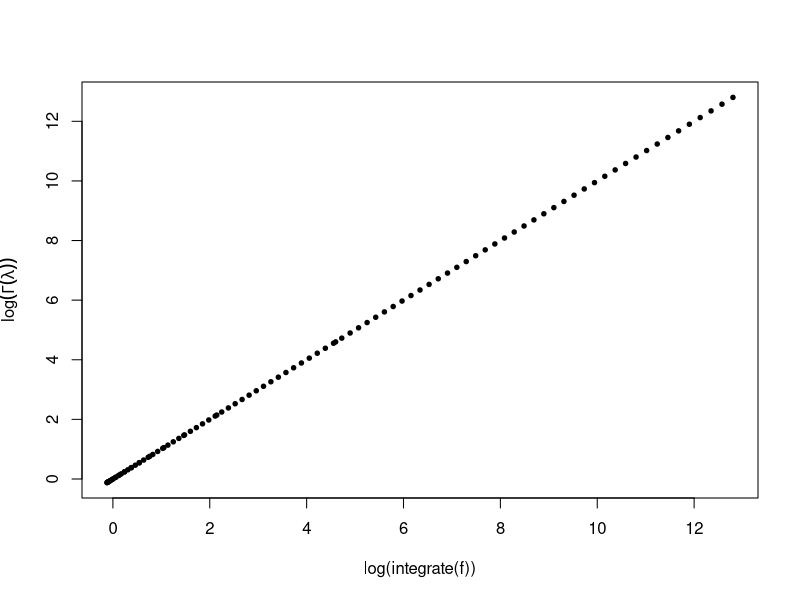
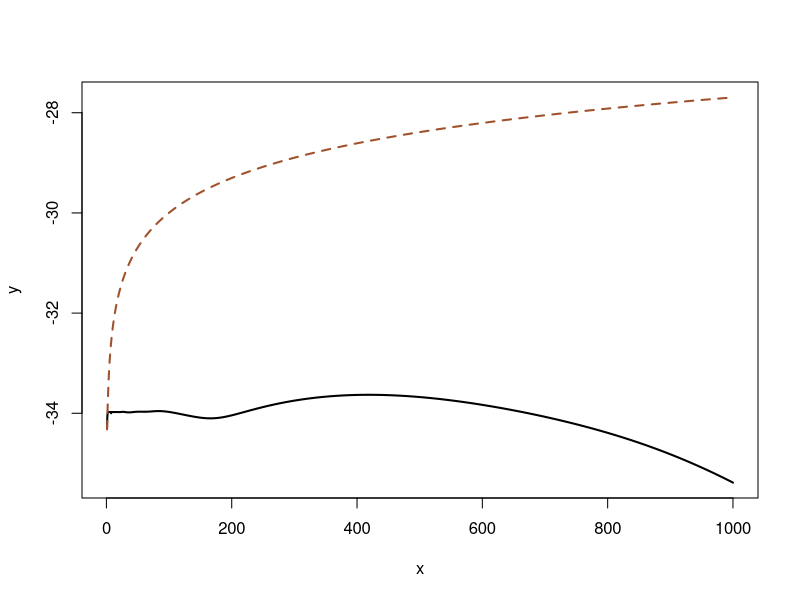
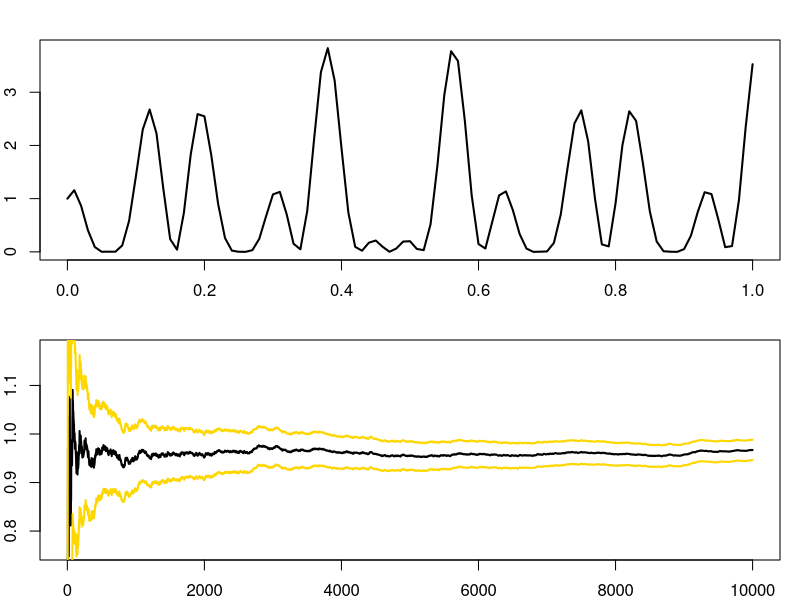
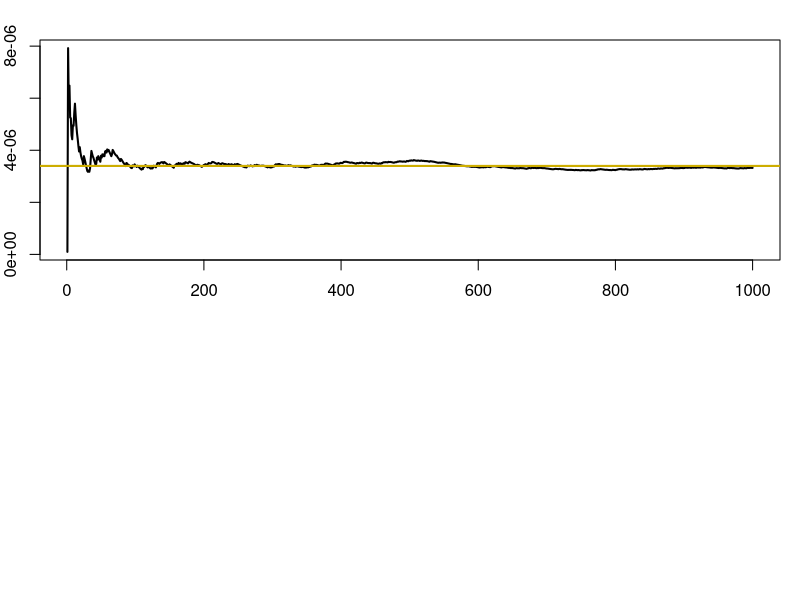
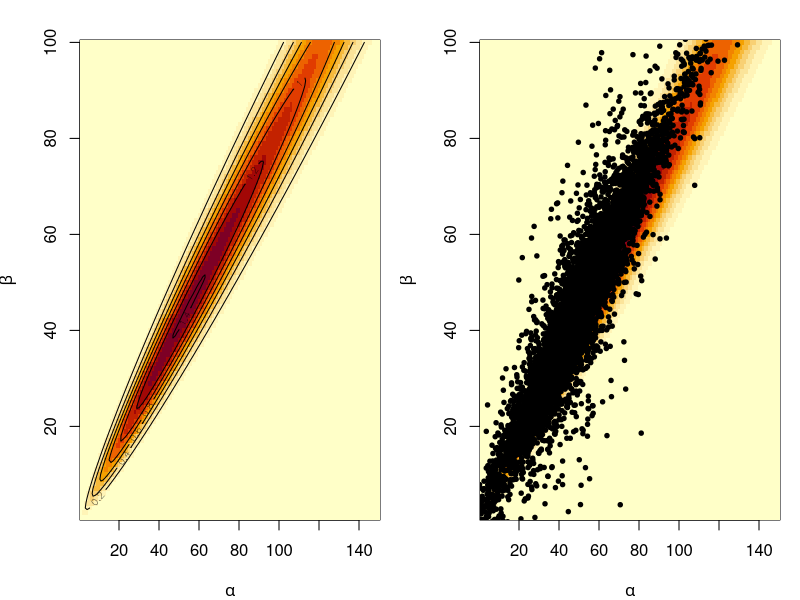
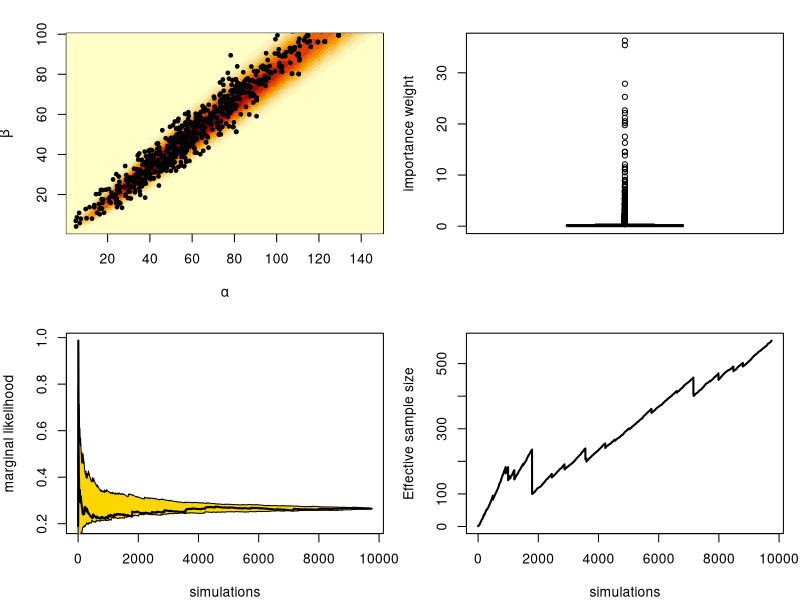
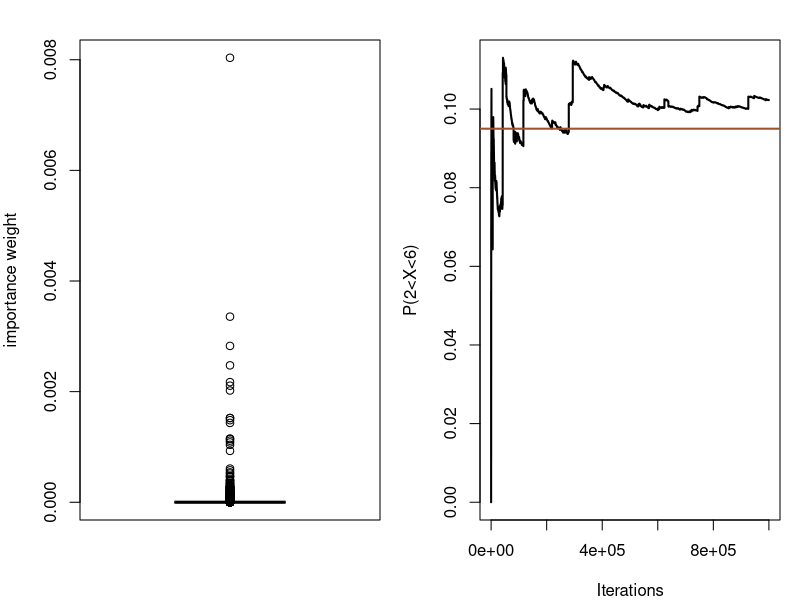
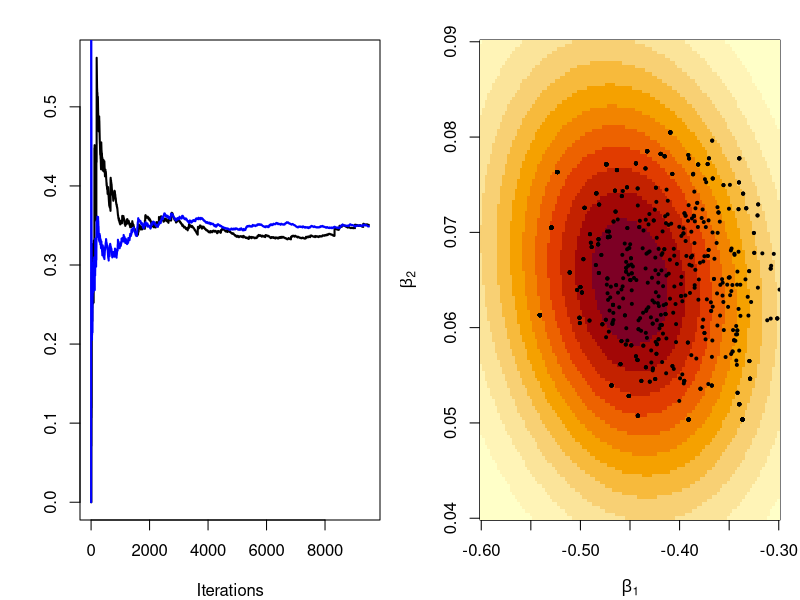

Recreate these plots in R, in order.
## ---- chunk 1
# Section 3.1, Introduction

ch=function(la){ 
  integrate(function(x){x^(la-1)*exp(-x)},0,Inf)$val
  }
plot(lgamma(seq(.01,10,le=100)),
     log(apply(as.matrix(seq(.01,10,le=100)),1,ch)),
     xlab="log(integrate(f))",
     ylab=expression(log(Gamma(lambda))),
     pch=19,cex=.6)
## ---- chunk 2
#dev.off()

cac=rcauchy(10)+350
lik=function(the){u=dcauchy(cac[1]-the);for (i in 2:10)
 u=u*dcauchy(cac[i]-the);return(u)}

print(integrate(lik,-Inf,Inf))
print(integrate(lik,200,400))

library(MASS)
cac=rcauchy(10)
nin=function(a){integrate(lik,-a,a)$val}
nan=function(a){area(lik,-a,a)}
x=seq(1,10^3,le=10^4)
y=log(apply(as.matrix(x),1,nin))
z=log(apply(as.matrix(x),1,nan))
plot(x,y,type="l",ylim=range(cbind(y,z)),lwd=2)
lines(x,z,lty=2,col="sienna",lwd=2)


#dev.off()
## ---- chunk 3
# Section 3.2, Monte Carlo integration

h=function(x){(cos(50*x)+sin(20*x))^2}
par(mar=c(2,2,2,1),mfrow=c(2,1))
curve(h,xlab="Function",ylab="",lwd=2)
print(integrate(h,0,1))

x=h(runif(10^4))
estint=cumsum(x)/(1:10^4)
esterr=sqrt(cumsum((x-estint)^2))/(1:10^4)
plot(estint, 
     xlab="Mean and error range",type="l",
     lwd=2,
     ylim=mean(x)+20*c(-esterr[10^4],esterr[10^4]),
     ylab="")
lines(estint+2*esterr,col="gold",lwd=2)
lines(estint-2*esterr,col="gold",lwd=2)
## ---- chunk 4
#dev.off()
x=rnorm(10^7) #whole sample
bound=qnorm(c(.5,.75,.8,.9,.95,.99,.999,.9999))
res=matrix(0,ncol=8,nrow=8)
for (i in 1:8) #lengthy loop!!
for (j in 1:8)
   res[i,j]=mean(x[1:10^(i-1)]<bound[j])
print(matrix(as.numeric(format(res,digi=4)),ncol=8))
## ---- chunk 5
# Section 3.3, Importance sampling

m=10^3
y=rexp(m)+4.5
weit=dnorm(y)/dexp(y-4.5)
plot(cumsum(weit)/1:m,type="l",xlab="Iterations",ylab="",lwd=2)
abline(a=pnorm(-4.5),b=0,col="gold3",lwd=2)


#dev.off()
## ---- chunk 6
# Section 3.3, Importance sampling, Example 3.6

f=function(a,b){
    exp(2*(lgamma(a+b)-lgamma(a)-lgamma(b))+a*log(.3)+b*log(.2))
    }
aa=1:150
bb=1:100
post=matrix(0,ncol=100,nrow=150)
for (i in 1:150)
  for (j in 1:100)
    post[i,j]=f(aa[i],bb[j])

#X11(h=3.5);
par(mfrow=c(1,2),mar=c(4,4,2,1))
image(aa,bb,post,xlab=expression(alpha),ylab=expression(beta))
contour(aa,bb,post,add=T)

x=matrix(rt(2*10^4,3),ncol=2)       #T sample
E=matrix(c(220,190,190,180),ncol=2) #Scale matrix
image(aa,bb,post,xlab=expression(alpha),ylab=expression(beta))
y=t(t(chol(E))%*%t(x)+c(50,45))
points(y,cex=.6,pch=19)

ine=apply(y,1,min);y=y[ine>0,];x=x[ine>0,]
normx=sqrt(x[,1]^2+x[,2]^2)
f=function(a) exp(2*(lgamma(sum(a))-sum(lgamma(a)))+ a[1]*log(.3)+a[2]*log(.2))
h=function(a) exp(1*(lgamma(sum(a))-sum(lgamma(a)))+ a[1]*log(.5)+a[2]*log(.5))
den=apply(as.matrix(normx),1,dt,3)
mean(apply(y,1,f)/den)/mean(apply(y,1,h)/den)
mean(y[,1]*apply(y,1,f)/den)/mean(apply(y,1,h)/den)
mean(y[,2]*apply(y,1,f)/den)/mean(apply(y,1,h)/den)

#S=readline(prompt="Type  <Return>   to continue (warning, lengthy step!): ")
#dev.off()
## ---- chunk 7
# Section 3.3.2, Sampling importance resampling (Example 3.6 continued)

par(mfrow=c(2,2),mar=c(4,4,2,1))
weit=(apply(y,1,f)/den)/mean(apply(y,1,h)/den)
image(aa,bb,post,xlab=expression(alpha),ylab=expression(beta))
points(y[sample(1:length(weit),10^3,rep=T,pro=weit),], cex=.6,pch=19)
boxplot(weit,ylab="importance weight")
plot(cumsum(weit)/(1:length(weit)),type="l",xlab="simulations", ylab="marginal likelihood")
boot=matrix(0,ncol=length(weit),nrow=100)
for (t in 1:100) boot[t,]=cumsum(sample(weit))/(1:length(weit))
uppa=apply(boot,2,quantile,.95);lowa=apply(boot,2,quantile,.05)
polygon(c(1:length(weit),length(weit):1),c(uppa,rev(lowa)), col="gold")
lines(cumsum(weit)/(1:length(weit)),lwd=2)
plot(cumsum(weit)^2/cumsum(weit^2),type="l", xlab="simulations", ylab="Effective sample size",lwd=2)


#dev.off()
## ---- chunk 8
# Section 3.3.3, Selection of the importance function

x=rnorm(10^6)
wein=dcauchy(x)/dnorm(x)
#X11(h=3.5);
par(mfrow=c(1,2),mar=c(4,4,2,1))
boxplot(wein/sum(wein),ylab="importance weight")
plot(cumsum(wein*(x>2)*(x<6))/cumsum(wein),type="l",xlab="Iterations",ylab="P(2<X<6)",lwd=2)
abline(a=pcauchy(6)-pcauchy(2),b=0,col="sienna",lwd=2)


#dev.off()
## ---- chunk 9
# Section 3.3.3, Selection of the importance function

h=function(x){(x>1)/sqrt(abs(x-1))}
sam1=rt(.95*10^4,df=2)
sam2=1+.5*rt(.05*10^4,df=2)^2
sam=sample(c(sam1,sam2),.95*10^4)
weit=dt(sam,df=2)/(0.95*dt(sam,df=2)+.05*(sam>0)*dt(sqrt(2*abs(sam-1)),df=2)*sqrt(2)/sqrt(abs(sam-1)))
plot(cumsum(h(sam1))/(1:length(sam1)),ty="l",xlab="Iterations",ylab="",lwd=2)
lines(cumsum(weit*h(sam))/1:length(sam1),col="blue",lwd=2)


#dev.off()
## ---- chunk 10
# Section 3.3.3, Probit modelling of Pima Indians

glm(type~bmi,data=Pima.tr,family=binomial(link="probit"))

post=function(be1,be2){
 mia=mean(Pima.tr$bmi)
 prod(pnorm(be1+(Pima.tr$bm[Pima.tr$t=="Yes"]-mia)*be2))*
 prod(pnorm(-be1-(Pima.tr$bm[Pima.tr$t=="No"]-mia)*be2))/exp((be1^2+be2^2)/200)
 }

ppost=function(be) post(be[1],be[2])

be1=seq(-.6,-.3,le=120);be2=seq(.04,.09,le=135)
lval=matrix(0,nrow=length(be1),ncol=length(be2))
for (i in 1:length(be1)) for (j in 1:length(be2)) lval[i,j]=post(be1[i],be2[j])
image(be1,be2,lval,xlab=expression(beta[1]),ylab=expression(beta[2]))

like=function(beda){
  mia=mean(Pima.tr$bmi)
  prod(pnorm(beda[1]+(Pima.tr$bm[Pima.tr$t=="Yes"]-mia)*beda[2]))*
  prod(pnorm(-beda[1]-(Pima.tr$bm[Pima.tr$t=="No"]-mia)*beda[2]))/
  exp(sum(beda^2)/200)}

sim=cbind(rnorm(10^3,m=-.4,sd=.04),rnorm(10^3,m=0.065,sd=.005))
weit=apply(sim,1,like)/(dnorm(sim[,1],m=-.4,sd=.04)*dnorm(sim[,2],m=0.065,sd=.005))
points(sim[sample(1:10^3,10^3,weit,rep=T),],pch=19,cex=.4)

sim=rbind(sim[1:(.95*10^3),],cbind(rnorm(.05*10^3,sd=10),rnorm(.05*10^3,sd=10)))
weit=apply(sim,1,ppost)/(.95*dnorm(sim[,1],m=-.4,sd=.081)*
 dnorm(sim[,2],m=0.065,sd=.01)+.05*dnorm(sim[,1],sd=10)*dnorm(sim[,2],sd=10))
#X11();
image(be1,be2,lval,xlab=expression(beta[1]),ylab=expression(beta[2]))
points(sim[sample(1:10^3,10^3,weit,rep=T),],pch=19,cex=.4)


#dev.off();dev.off()
